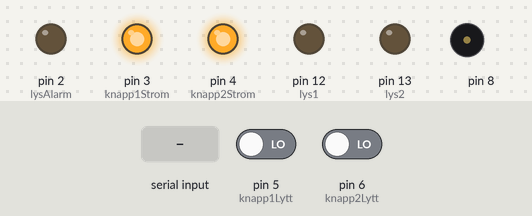
Recording of a sketch running on a simulated Arduino Uno, built with avr-gcc and run on an emulated ATmega328P. Parts: output pins drawn as LEDs (lit = HIGH), buzzer (waves = sounding). Dashed ring = blinking. The inputs (shaded band) are chosen by the test bench; at power-on: pin 5 (knapp1Lytt) LOW, pin 6 (knapp2Lytt) LOW.

Above: at 2.7 s.
2.8 s: pin 5 (knapp1Lytt) driven HIGH
At 3.6 s:
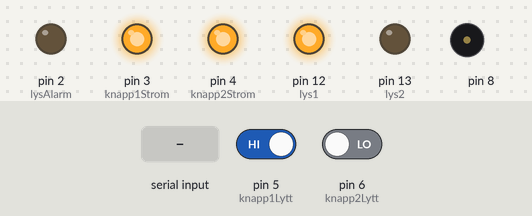
5.8 s: "1" received over the second serial link
At 7.6 s:
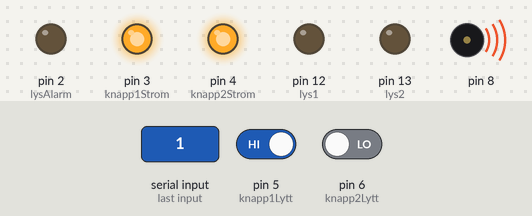
11.8 s: pin 5 (knapp1Lytt) driven LOW
At 12.05 s:
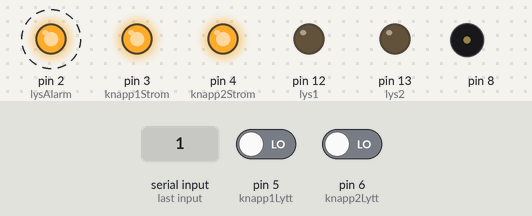
14.8 s: pin 6 (knapp2Lytt) driven HIGH
At 15.3 s:
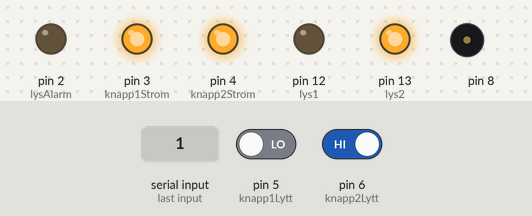
17.8 s: pin 6 (knapp2Lytt) driven LOW
At 18.9 s:
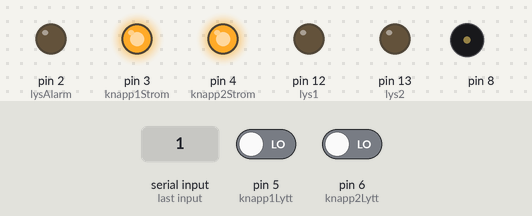
Timing chart, 0 to 20.3 s (numbered marks = the images above; inputs shaded):
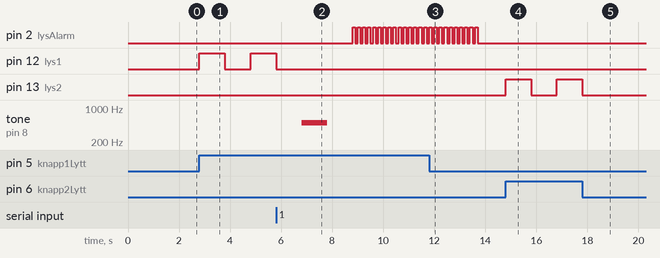

Measured:
- after the input at 2.8 s, pin 12 (lys1): LOW → HIGH at once, → LOW 1.0 s later, → HIGH 1.0 s later
- after the input at 5.8 s, pin 2 (lysAlarm): alternates HIGH for 0.10 s and LOW for 0.10 s, starting after 3.0 s; pin 12 (lys1): goes on until 5.8 s, then stays LOW; tone on pin 8: silent → 500 Hz after 1.0 s, → silent 1.0 s later
- after the input at 11.8 s, pin 12 (lys1): stays LOW (without the input it goes to HIGH after 2.0 s)
- after the input at 14.8 s, pin 13 (lys2): LOW → HIGH at once, → LOW 1.0 s later, → HIGH 1.0 s later
- after the input at 17.8 s, pin 13 (lys2): goes on until 17.8 s, then stays LOW

The sketch:

Silentbox.ino
```cpp
/* vi har importert SoftwareSerial fra Arduino biblioteket,
med dette er det mulig aa opprette et object faar  aa faa sende data
mellom to Arduino*/
#include <SoftwareSerial.h>
SoftwareSerial kommunikasjon(10, 11); /*software serial objekt,
for aa faa sende data maa de to arduino kobles slik:
fra pin 10 (TX transmit data) paa en arduino til 11 (RX receive data) på andre arduino
fra pin 11 (RX) til 10 (TX) på andre arduino i 10 pin er det RX(receive data), og 11 er TX(transmit data)
man trenger ogsaa en kobling fra gnd til andre arduino gnd for aa stabilisere strom gjennom de to arduino
*/
int lysAlarm = 2; // lys som blinker når den andre trykker på en knapp
int knapp1Strom = 3; // + til gul knapp
int knapp2Strom = 4; // + til rod knapp
int knapp1Lytt = 5; // - og lytt til gul knapp
int knapp2Lytt = 6; // - og lytt til rod knapp
int piezo = 8; // lyd til alarmen ved piezo hoyttaler
int lys1 = 12; // feedback lys for naar du trykker gul knapp
int lys2 = 13; // feedback lys for naar du trykker rod knapp
int mld; //her lagres data for aa sende til andre arduino
int i; // helt vanlig teller

void setup()
{

  pinMode(lysAlarm, OUTPUT);
  pinMode(knapp1Lytt, INPUT);
  pinMode(knapp1Strom, OUTPUT);
  pinMode(knapp2Lytt, INPUT);
  pinMode(knapp2Strom, OUTPUT);
  pinMode(lys1, OUTPUT);
  pinMode(lys2, OUTPUT);
  digitalWrite(knapp1Strom, HIGH);
  digitalWrite(knapp2Strom, HIGH);

  kommunikasjon.begin(9600); // her starter Serialsoftware objekt aa fungerer
  delay(1500); // bedre aa ha litt delay for aa stabilisere de to arduino
}

void loop() {
  faaklage();
  klage();
}
/*//med metoden sjekker man om noen sender data. Hvis noen gjor det aktiverer man alarmen pa
  arduino. hvis en trykker gul knapp (kommer '1' paa serial) har vi mindre lyd på alarm,
  ellers hvis rod knapp blir trukket kommer '2' og  vi har mer lyd på alarm*/
 void faaklage() {
  if (kommunikasjon.available()){
    mld = kommunikasjon.read();

    if (mld =='1') {
      beep(1);
      blinking();

    } else if (mld == '2') {
      Serial.write("knapp2");
      beep(3);
      blinking();
    }
   }
  }
  /*her er det klaging metode. hvis man trykker gul knapp,
  sender man char '1' ved Software serial objekt
  hvis rod knapp blir trukket sender man char '2'*/

 void klage() {
    if (digitalRead(knapp1Lytt) == HIGH) {
    digitalWrite(lys1, HIGH);
    delay(1000);
    digitalWrite(lys1, LOW);
    kommunikasjon.write('1');
    delay(1000);
    } else if (digitalRead(knapp2Lytt) == HIGH) {
      digitalWrite(lys2, HIGH);
    delay(1000);
    digitalWrite(lys2, LOW);
      kommunikasjon.write('2');
      delay(1000);
      }
 }
 void blinking() { // metode som styrer alarmen lys-dioder
  for(i = 0; i < 25; i ++) {
        digitalWrite(lysAlarm, HIGH);
      delay(100);
      digitalWrite(lysAlarm, LOW);
      delay(100);
      }
  }
 void beep(int ganger) { //metode som styrer lyd alarm ved piezo
  for (i = 0; i < ganger; i ++) {
    tone(8, 500);
    delay(1000);
    noTone(8);
    delay(1000);
    }
  }
```
